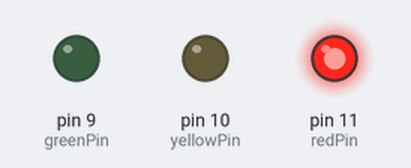
The sketch below on a simulated Arduino Uno, built with avr-gcc and run on an emulated ATmega328P. Shown: output pins drawn as LEDs (lit = HIGH).

Above: at 0.2 s.
At 0.7 s:
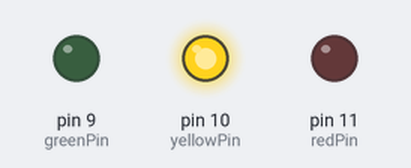
At 2.7 s:
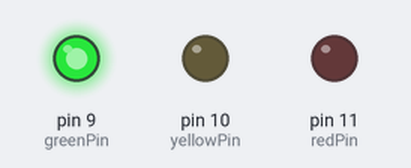
Timing chart, 0 to 3.5 s (numbered marks = the images above):
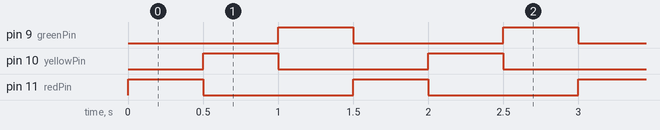

Measured:
- by itself, pin 9 (greenPin), pin 10 (yellowPin), pin 11 (redPin): alternates HIGH for 0.50 s and LOW for 1.0 s
- by itself, everything shown: repeats every 1.5 s, in 3 steps

The sketch:

ledDigital.ino
```cpp
const int redPin = 11;
const int yellowPin = 10;
const int greenPin = 9;

void setup() {
pinMode(redPin,OUTPUT);
pinMode(yellowPin,OUTPUT);
pinMode(greenPin,OUTPUT);
}

void loop() {
digitalWrite(redPin,HIGH);
digitalWrite(yellowPin,LOW);
digitalWrite(greenPin,LOW);
delay(500);
digitalWrite(redPin,LOW);
digitalWrite(yellowPin,HIGH);
digitalWrite(greenPin,LOW);
delay(500);
digitalWrite(redPin,LOW);
digitalWrite(yellowPin,LOW);
digitalWrite(greenPin,HIGH);
delay(500);
}
```
